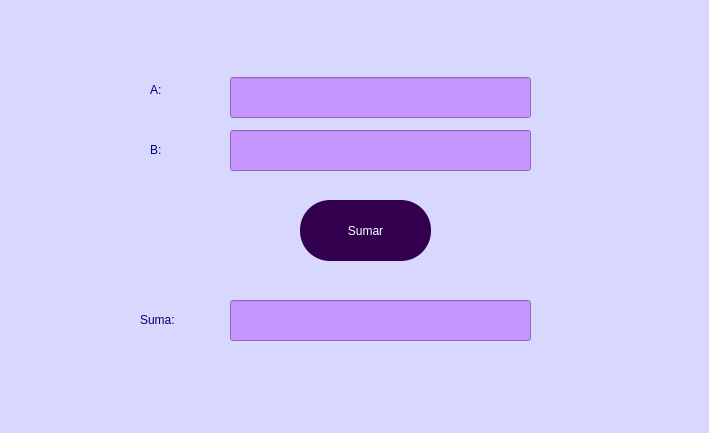
<?xml version="1.0" encoding="UTF-8"?>
<ui version="4.0">
 <class>Form</class>
 <widget class="QWidget" name="Form">
  <property name="geometry">
   <rect>
    <x>0</x>
    <y>0</y>
    <width>709</width>
    <height>433</height>
   </rect>
  </property>
  <property name="windowTitle">
   <string>Form</string>
  </property>
  <property name="styleSheet">
   <string notr="true">background-color: rgb(216, 216, 255);</string>
  </property>
  <widget class="QLabel" name="label_2">
   <property name="geometry">
    <rect>
     <x>150</x>
     <y>140</y>
     <width>63</width>
     <height>20</height>
    </rect>
   </property>
   <property name="styleSheet">
    <string notr="true">font: 15pt &quot;Arial&quot;;
color: rgb(0, 0, 118);</string>
   </property>
   <property name="text">
    <string>B:</string>
   </property>
  </widget>
  <widget class="QLabel" name="label">
   <property name="geometry">
    <rect>
     <x>150</x>
     <y>80</y>
     <width>63</width>
     <height>20</height>
    </rect>
   </property>
   <property name="styleSheet">
    <string notr="true">font: 15pt &quot;Arial&quot;;
color: rgb(0, 0, 118);</string>
   </property>
   <property name="text">
    <string>A:</string>
   </property>
  </widget>
  <widget class="QLineEdit" name="txtSuma">
   <property name="enabled">
    <bool>false</bool>
   </property>
   <property name="geometry">
    <rect>
     <x>230</x>
     <y>300</y>
     <width>301</width>
     <height>41</height>
    </rect>
   </property>
   <property name="font">
    <font>
     <pointsize>12</pointsize>
    </font>
   </property>
   <property name="styleSheet">
    <string notr="true">background-color: rgb(198, 149, 255);
border-color: rgb(0, 98, 255);</string>
   </property>
   <property name="alignment">
    <set>Qt::AlignRight|Qt::AlignTrailing|Qt::AlignVCenter</set>
   </property>
  </widget>
  <widget class="QPushButton" name="btnSumar">
   <property name="geometry">
    <rect>
     <x>300</x>
     <y>200</y>
     <width>131</width>
     <height>61</height>
    </rect>
   </property>
   <property name="styleSheet">
    <string notr="true">background-color: rgb(50, 0, 79);
font: 16pt &quot;Times New Roman&quot;;
color: rgb(255, 255, 255);
border_color: 5px white;
border-radius: 30px;</string>
   </property>
   <property name="text">
    <string>Sumar</string>
   </property>
  </widget>
  <widget class="QLineEdit" name="txtA">
   <property name="geometry">
    <rect>
     <x>230</x>
     <y>77</y>
     <width>301</width>
     <height>41</height>
    </rect>
   </property>
   <property name="font">
    <font>
     <pointsize>12</pointsize>
    </font>
   </property>
   <property name="styleSheet">
    <string notr="true">background-color: rgb(198, 149, 255);
border-color: rgb(0, 98, 255);</string>
   </property>
   <property name="alignment">
    <set>Qt::AlignRight|Qt::AlignTrailing|Qt::AlignVCenter</set>
   </property>
  </widget>
  <widget class="QLabel" name="label_3">
   <property name="geometry">
    <rect>
     <x>140</x>
     <y>310</y>
     <width>71</width>
     <height>20</height>
    </rect>
   </property>
   <property name="styleSheet">
    <string notr="true">font: 15pt &quot;Arial&quot;;
color: rgb(0, 0, 118);</string>
   </property>
   <property name="text">
    <string>Suma:</string>
   </property>
  </widget>
  <widget class="QLineEdit" name="txtB">
   <property name="geometry">
    <rect>
     <x>230</x>
     <y>130</y>
     <width>301</width>
     <height>41</height>
    </rect>
   </property>
   <property name="font">
    <font>
     <pointsize>12</pointsize>
    </font>
   </property>
   <property name="styleSheet">
    <string notr="true">background-color: rgb(198, 149, 255);</string>
   </property>
   <property name="alignment">
    <set>Qt::AlignRight|Qt::AlignTrailing|Qt::AlignVCenter</set>
   </property>
  </widget>
 </widget>
 <resources/>
 <connections/>
</ui>
